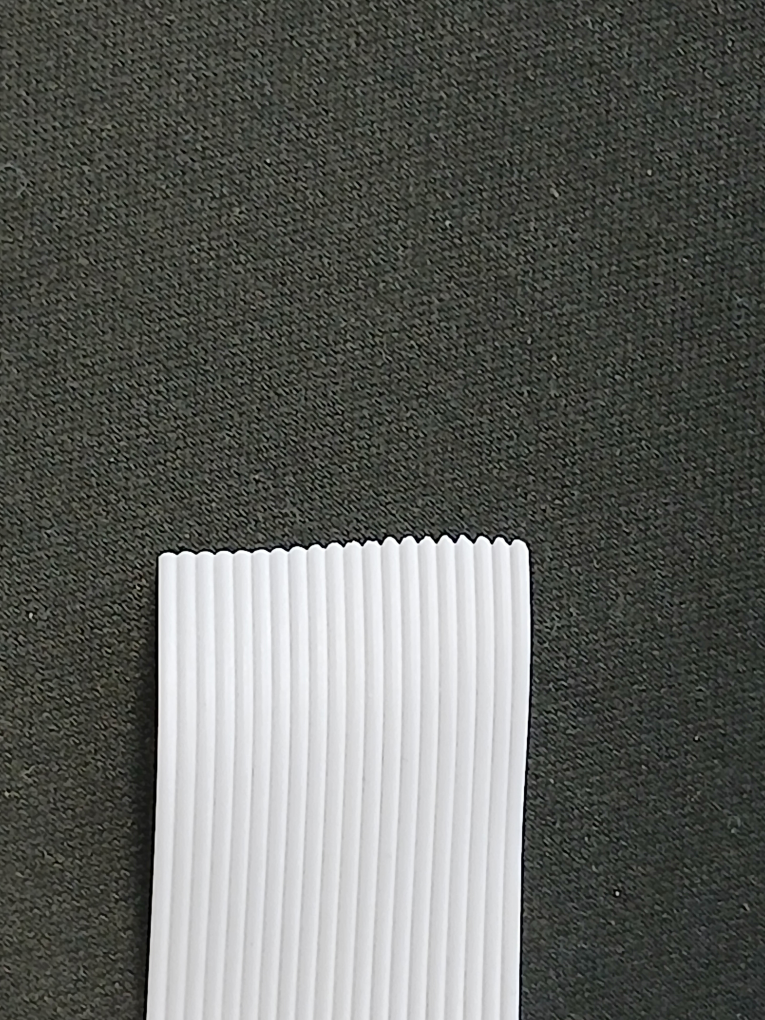
#> input picture Cinta-Hilos.jpg, 3060 x 4080 px (shown at 1/4 size)
$ python conteo_hilosV2.py
#> lines starting #> are read from the running program, lines starting #| are printed output that depends on the picture; after the words box and inside, x2 and y2 are one past the last pixel; in counts of white or black regions, pixels touching at a corner belong together
import cv2
import numpy as np

# --- Cargar imagen ---
img = cv2.imread('Cinta-Hilos.jpg')
#> img is the input picture: shape (4080, 3060, 3); mean B, G, R 93.8, 98.1, 96.3
gray = cv2.cvtColor(img, cv2.COLOR_BGR2GRAY)

# Top-Hat para realzar líneas claras sobre fondo oscuro
kernel_tophat = cv2.getStructuringElement(cv2.MORPH_RECT, (25, 25))
tophat = cv2.morphologyEx(gray, cv2.MORPH_TOPHAT, kernel_tophat)

# --- AUMENTAR CONTRASTE ---
clahe = cv2.createCLAHE(clipLimit=3.0, tileGridSize=(8,8))
enhanced = clahe.apply(gray)

# --- SUAVIZAR Y AUMENTAR NITIDEZ ---
blur_for_sharp = cv2.GaussianBlur(enhanced, (5,5), 0)
sharp = cv2.addWeighted(enhanced, 1.5, blur_for_sharp, -0.005, 0)
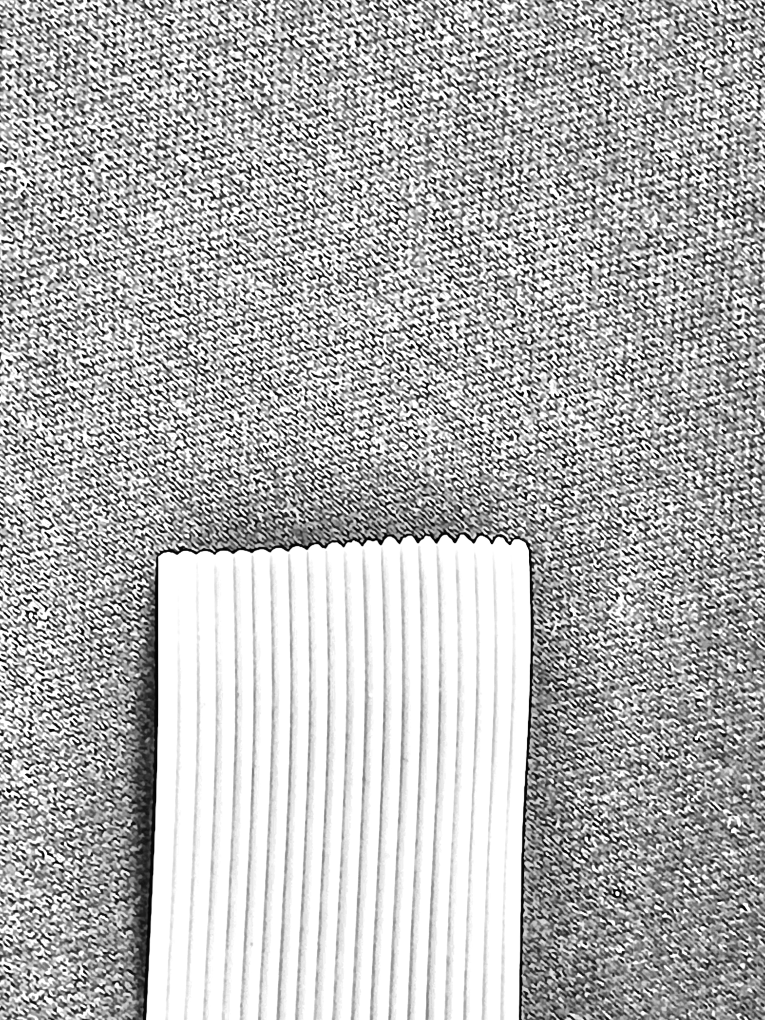
#> sharp: shape (4080, 3060) (shown at 1/4 size); min 0, max 255, mean 178.4

# --- UMBRAL ADAPTATIVO ---
th = cv2.adaptiveThreshold(
    sharp, 255,
    cv2.ADAPTIVE_THRESH_GAUSSIAN_C,
    cv2.THRESH_BINARY_INV,
    31, 5
)
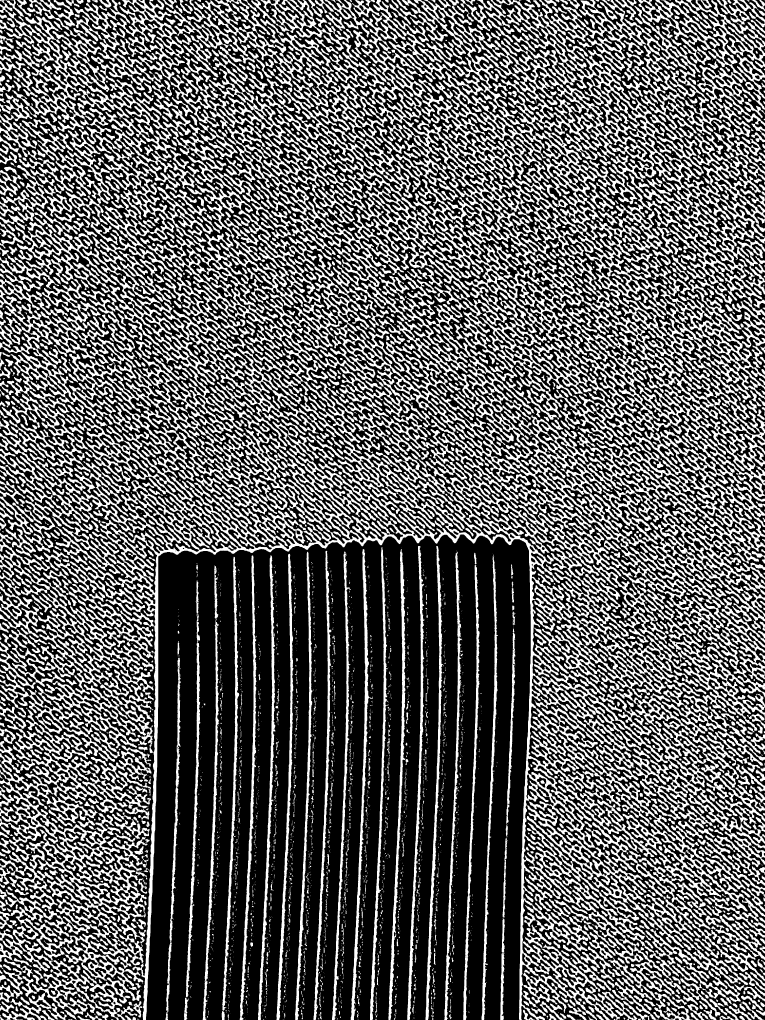
#> th: shape (4080, 3060) (shown at 1/4 size); 37.8% white; 6368 white regions (3398 under 20 px), largest, box (x1, y1, x2, y2) and area: (0, 1523, 2991, 4080) 716432, (1985, 0, 3060, 1304) 211401, (1445, 1103, 3060, 2631) 187720

# --- MORFOLOGÍA ---
kernel = cv2.getStructuringElement(cv2.MORPH_RECT, (7, 3))
closed = cv2.morphologyEx(th, cv2.MORPH_CLOSE, kernel, iterations=2)
#> closed: shape (4080, 3060); 60% white; 9295 black regions, largest, box (x1, y1, x2, y2) and area: (584, 2138, 2123, 4080) 2264153, (0, 641, 132, 733) 3326, (1797, 1261, 1871, 1376) 3095
opened = cv2.morphologyEx(closed, cv2.MORPH_OPEN, kernel, iterations=1)
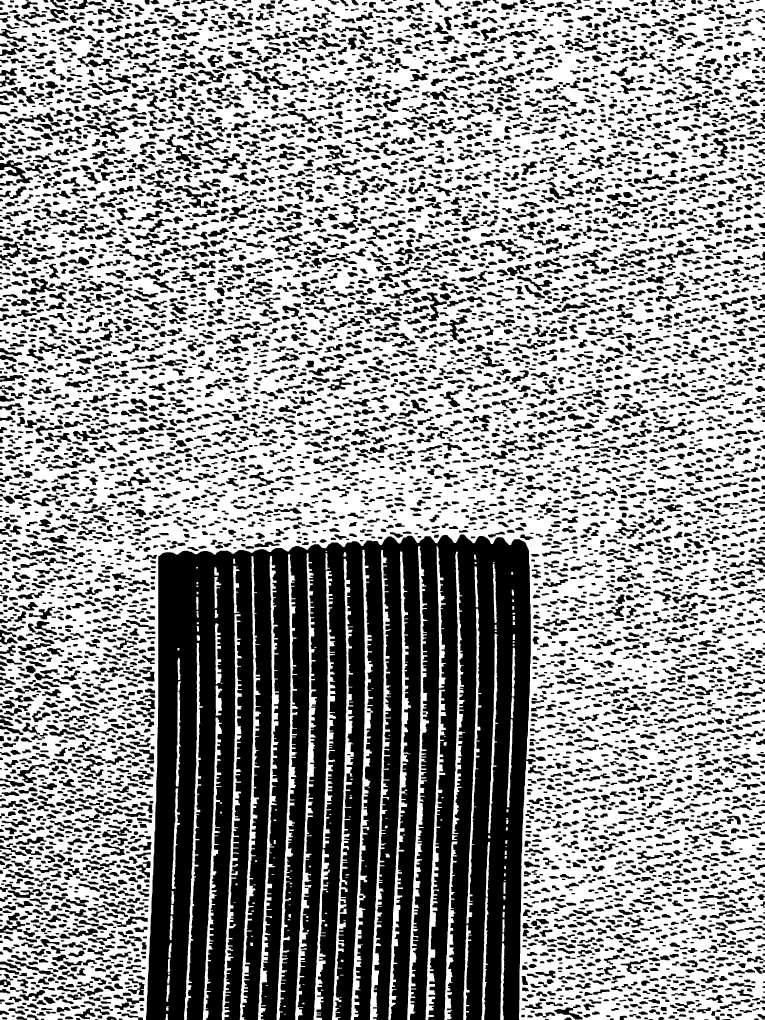
#> opened: shape (4080, 3060) (shown at 1/4 size); 59.4% white; 7335 black regions

# --- Encontrar contornos ---
contours, _ = cv2.findContours(opened, cv2.RETR_EXTERNAL, cv2.CHAIN_APPROX_SIMPLE)
#> contours = 190 contours, 35 with area under 20; largest, box (x1, y1, x2, y2) and area: (0, 0, 3060, 4080) 9528755, (1403, 2199, 1492, 4080) 29215, (1629, 2185, 1716, 4080) 27971, (1553, 2206, 1643, 4080) 27232, (1180, 2213, 1268, 4080) 26346

# --- Filtrar hilos por área ---
hilos_filtrados = []
medidas_filtradas = []
areas_filtradas = []

AREA_MIN = 10000
AREA_MAX = 30000

for idx, c in enumerate(contours):
    area = cv2.contourArea(c)
    x, y, w, h = cv2.boundingRect(c)  # opcional, para anotación de texto

    if AREA_MIN <= area <= AREA_MAX:
        hilos_filtrados.append(c)
        medidas_filtradas.append((w, h))
        areas_filtradas.append(area)

        # Dibujar contorno real del hilo
        cv2.drawContours(img, [c], -1, (0,0,255), 2)
        # Poner número
        cv2.putText(img, f"{len(hilos_filtrados)}", (x, y-5),
                    cv2.FONT_HERSHEY_SIMPLEX, 0.7, (0,255,0), 2)
#> this loop made 190 passes
#> (area, x, y, w, h) on passes 2, 4, 11: (160.5, 662, 4056, 10, 24), (109, 664, 4029, 10, 14), (29.5, 1283, 3959, 11, 4)
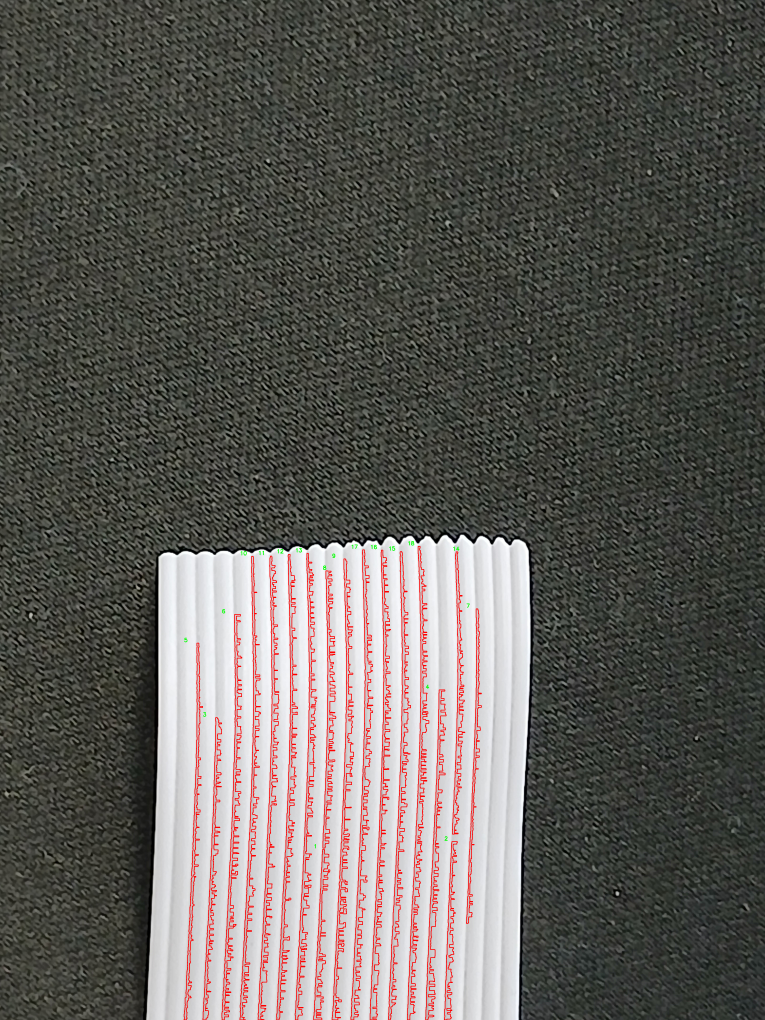
#> img: shape (4080, 3060, 3) (shown at 1/4 size); mean B, G, R 89.7, 94.1, 97.2
#> after the loop, areas_filtradas = [10563, 10631, 15139, 20209, 14813.5, 21003, 11378.5, 15909, 25343.5, 22395, 24756, 23751, 26345.5, 14227, 27232, 25958, 29215, 27971]; hilos_filtrados = 18 contours; largest, box (x1, y1, x2, y2) and area: (1403, 2199, 1492, 4080) 29215, (1629, 2185, 1716, 4080) 27971, (1553, 2206, 1643, 4080) 27232, (1180, 2213, 1268, 4080) 26346, (1480, 2200, 1564, 4080) 25958; medidas_filtradas = [(66, 683), (53, 714), (76, 1210), (83, 1321), (75, 1508), (81, 1623), (61, 1259), (53, 1110), (87, 1845), (84, 1855), (84, 1856), (85, 1863), (88, 1867), (51, 1130), (90, 1874), (84, 1880), (89, 1881), (87, 1895)]

# --- Resultados ---
print("Número de hilos detectados en rango de área:", len(hilos_filtrados))
#| Número de hilos detectados en rango de área: 18


# Mostrar imagen
img_resized = cv2.resize(img, (800, 800))
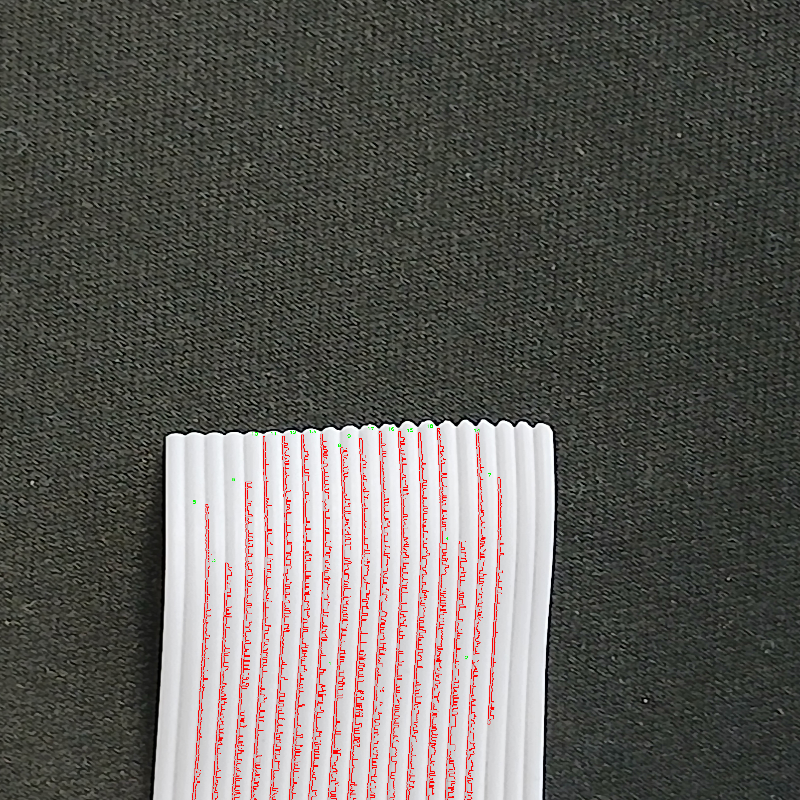
#> img_resized: shape (800, 800, 3); mean B, G, R 89.7, 94, 97.1
cv2.imshow('Hilos filtrados por área (contorno real)', img_resized)
cv2.waitKey(0)
cv2.destroyAllWindows()
